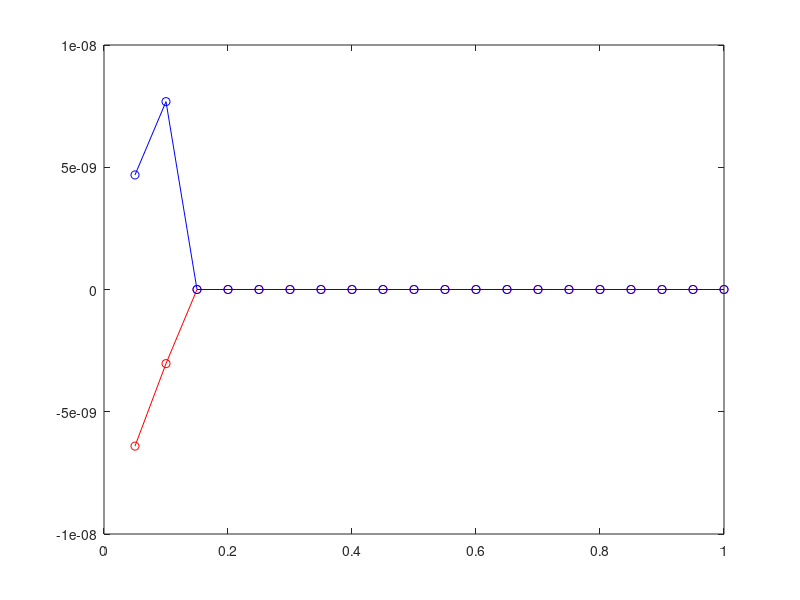

This chart was generated by the following MATLAB code:
clear
clc

x = 0.05:0.05:1;

fid_EP1 = fopen('EP1.dat','r');
EP1 = fscanf(fid_EP1,'%f');
fid_EP3 = fopen('EP3.dat','r');
EP3 = fscanf(fid_EP3,'%f');
fclose('all');  % 关闭所有文件

p = plot(x,EP1,"r-o",x,EP3,"b-o");